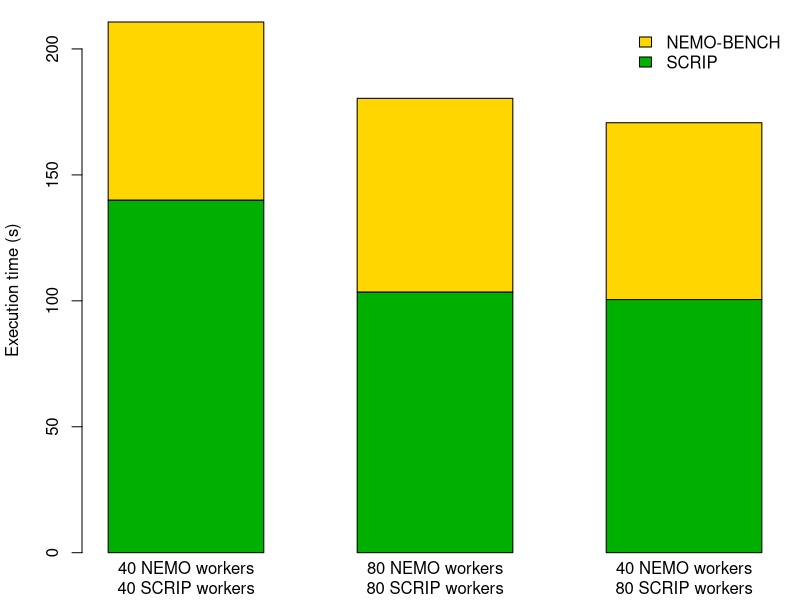

Write R code to recreate this figure.
#!/usr/local/bin/Rscript
########################################################################
# Edgar A. Leon
# Lawrence Livermore National Laboratory
#
#
########################################################################


data = read.table("layouts-2.dat",
                  colClasses = c('character', rep.int('numeric',3)), 
                  header=TRUE)

data 
colnames(data)

pdf("scrip-nemo-2.pdf", width=11, height=6, pointsize=12+8)

par(mar = par()$mar + c(-3, 0, -3, -1.5))

barplot(as.matrix(data), legend=rownames(data),
        names.arg=c("40 NEMO workers\n40 SCRIP workers",
                    "80 NEMO workers\n80 SCRIP workers",
                    "40 NEMO workers\n80 SCRIP workers"),
        ##col=c('green', 'red'),
        col=c("#00B000FF", "#FFD600FF"),
        args.legend = c(x="topright", bty='n'), 
        space=0.6,
        xlab="m - n: m NEMO workers and n SCRIP workers",
        ylab="Execution time (s)")
